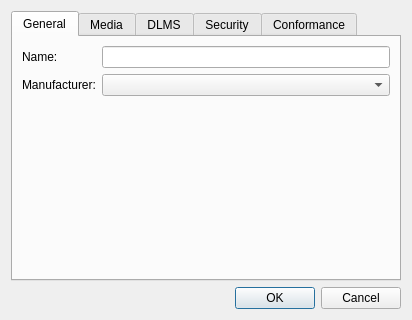
<?xml version="1.0" encoding="UTF-8"?>
<ui version="4.0">
 <class>DevicePropertiesDialog</class>
 <widget class="QDialog" name="DevicePropertiesDialog">
  <property name="windowTitle">
   <string>Device Properties</string>
  </property>
  <layout class="QVBoxLayout" name="verticalLayout">
   <item>
    <widget class="QTabWidget" name="tabWidget">
     <widget class="QWidget" name="tabGeneral">
      <attribute name="title">
       <string>General</string>
      </attribute>
      <layout class="QFormLayout" name="formLayoutGeneral">
       <item row="0" column="0">
        <widget class="QLabel" name="labelName">
         <property name="text">
          <string>Name:</string>
         </property>
        </widget>
       </item>
       <item row="0" column="1">
        <widget class="QLineEdit" name="nameEdit"/>
       </item>
       <item row="1" column="0">
        <widget class="QLabel" name="labelManufacturer">
         <property name="text">
          <string>Manufacturer:</string>
         </property>
        </widget>
       </item>
       <item row="1" column="1">
        <widget class="QComboBox" name="manufacturerCombo"/>
       </item>
      </layout>
     </widget>
     <widget class="QWidget" name="tabMedia">
      <attribute name="title">
       <string>Media</string>
      </attribute>
      <layout class="QFormLayout" name="formLayoutMedia">
       <item row="0" column="0">
        <widget class="QLabel" name="labelMediaType">
         <property name="text">
          <string>Media type:</string>
         </property>
        </widget>
       </item>
       <item row="0" column="1">
        <widget class="QComboBox" name="mediaTypeCombo">
         <item>
          <property name="text">
           <string>Serial</string>
          </property>
         </item>
         <item>
          <property name="text">
           <string>Network (TCP)</string>
          </property>
         </item>
        </widget>
       </item>
       <item row="1" column="0">
        <widget class="QLabel" name="labelSerialPort">
         <property name="text">
          <string>Serial port:</string>
         </property>
        </widget>
       </item>
       <item row="1" column="1">
        <layout class="QHBoxLayout" name="serialPortLayout">
         <item>
          <widget class="QComboBox" name="serialPortCombo">
           <property name="editable">
            <bool>true</bool>
           </property>
          </widget>
         </item>
         <item>
          <widget class="QPushButton" name="refreshPortsButton">
           <property name="text">
            <string>Refresh</string>
           </property>
          </widget>
         </item>
        </layout>
       </item>
       <item row="2" column="0">
        <widget class="QLabel" name="labelBaudRate">
         <property name="text">
          <string>Baud rate:</string>
         </property>
        </widget>
       </item>
       <item row="2" column="1">
        <widget class="QComboBox" name="baudRateCombo">
         <item><property name="text"><string>300</string></property></item>
         <item><property name="text"><string>600</string></property></item>
         <item><property name="text"><string>1200</string></property></item>
         <item><property name="text"><string>2400</string></property></item>
         <item><property name="text"><string>4800</string></property></item>
         <item><property name="text"><string>9600</string></property></item>
         <item><property name="text"><string>19200</string></property></item>
         <item><property name="text"><string>38400</string></property></item>
         <item><property name="text"><string>57600</string></property></item>
         <item><property name="text"><string>115200</string></property></item>
        </widget>
       </item>
       <item row="3" column="0">
        <widget class="QLabel" name="labelHost">
         <property name="text">
          <string>Host:</string>
         </property>
        </widget>
       </item>
       <item row="3" column="1">
        <widget class="QLineEdit" name="hostEdit"/>
       </item>
       <item row="4" column="0">
        <widget class="QLabel" name="labelPort">
         <property name="text">
          <string>Port:</string>
         </property>
        </widget>
       </item>
       <item row="4" column="1">
        <widget class="QSpinBox" name="portSpin">
         <property name="maximum">
          <number>65535</number>
         </property>
         <property name="value">
          <number>4059</number>
         </property>
        </widget>
       </item>
       <item row="5" column="0">
        <widget class="QLabel" name="labelWaitTime">
         <property name="text">
          <string>Wait time (ms):</string>
         </property>
        </widget>
       </item>
       <item row="5" column="1">
        <widget class="QSpinBox" name="waitTimeSpin">
         <property name="minimum">
          <number>100</number>
         </property>
         <property name="maximum">
          <number>60000</number>
         </property>
         <property name="value">
          <number>5000</number>
         </property>
        </widget>
       </item>
      </layout>
     </widget>
     <widget class="QWidget" name="tabDlms">
      <attribute name="title">
       <string>DLMS</string>
      </attribute>
      <layout class="QFormLayout" name="formLayoutDlms">
       <item row="0" column="0">
        <widget class="QLabel" name="labelReferencing">
         <property name="text">
          <string>Referencing:</string>
         </property>
        </widget>
       </item>
       <item row="0" column="1">
        <widget class="QComboBox" name="referencingCombo">
         <item>
          <property name="text">
           <string>Logical Name</string>
          </property>
         </item>
         <item>
          <property name="text">
           <string>Short Name</string>
          </property>
         </item>
        </widget>
       </item>
       <item row="1" column="0">
        <widget class="QLabel" name="labelInterface">
         <property name="text">
          <string>Interface:</string>
         </property>
        </widget>
       </item>
       <item row="1" column="1">
        <widget class="QComboBox" name="interfaceCombo">
         <item><property name="text"><string>HDLC</string></property></item>
         <item><property name="text"><string>Wrapper</string></property></item>
         <item><property name="text"><string>PLC</string></property></item>
         <item><property name="text"><string>PLC HDLC</string></property></item>
        </widget>
       </item>
       <item row="2" column="0">
        <widget class="QLabel" name="labelMacSource">
         <property name="text">
          <string>MAC source:</string>
         </property>
        </widget>
       </item>
       <item row="2" column="1">
        <widget class="QSpinBox" name="macSourceSpin">
         <property name="maximum">
          <number>65535</number>
         </property>
        </widget>
       </item>
       <item row="3" column="0">
        <widget class="QLabel" name="labelMacDestination">
         <property name="text">
          <string>MAC destination:</string>
         </property>
        </widget>
       </item>
       <item row="3" column="1">
        <widget class="QSpinBox" name="macDestinationSpin">
         <property name="maximum">
          <number>65535</number>
         </property>
        </widget>
       </item>
       <item row="4" column="0">
        <widget class="QLabel" name="labelClientAddress">
         <property name="text">
          <string>Client address:</string>
         </property>
        </widget>
       </item>
       <item row="4" column="1">
        <widget class="QSpinBox" name="clientAddressSpin">
         <property name="maximum">
          <number>16383</number>
         </property>
         <property name="value">
          <number>16</number>
         </property>
        </widget>
       </item>
       <item row="5" column="0">
        <widget class="QLabel" name="labelServerAddress">
         <property name="text">
          <string>Server address:</string>
         </property>
        </widget>
       </item>
       <item row="5" column="1">
        <layout class="QHBoxLayout" name="serverAddressLayout">
         <item>
          <widget class="QLabel" name="labelServerLogical">
           <property name="text">
            <string>Logical:</string>
           </property>
          </widget>
         </item>
         <item>
          <widget class="QSpinBox" name="serverLogicalAddressSpin">
           <property name="maximum">
            <number>16383</number>
           </property>
          </widget>
         </item>
         <item>
          <widget class="QLabel" name="labelServerPhysical">
           <property name="text">
            <string>Physical:</string>
           </property>
          </widget>
         </item>
         <item>
          <widget class="QSpinBox" name="serverPhysicalAddressSpin">
           <property name="maximum">
            <number>16383</number>
           </property>
           <property name="value">
            <number>1</number>
           </property>
          </widget>
         </item>
         <item>
          <spacer name="serverAddressSpacer">
           <property name="orientation">
            <enum>Qt::Horizontal</enum>
           </property>
           <property name="sizeHint" stdset="0">
            <size>
             <width>40</width>
             <height>20</height>
            </size>
           </property>
          </spacer>
         </item>
        </layout>
       </item>
       <item row="6" column="0">
        <widget class="QLabel" name="labelAuth">
         <property name="text">
          <string>Authentication:</string>
         </property>
        </widget>
       </item>
       <item row="6" column="1">
        <widget class="QComboBox" name="authCombo">
         <item><property name="text"><string>None</string></property></item>
         <item><property name="text"><string>Low</string></property></item>
         <item><property name="text"><string>High</string></property></item>
         <item><property name="text"><string>High MD5</string></property></item>
         <item><property name="text"><string>High SHA1</string></property></item>
         <item><property name="text"><string>High SHA256</string></property></item>
         <item><property name="text"><string>High ECDSA</string></property></item>
        </widget>
       </item>
       <item row="7" column="0">
        <widget class="QLabel" name="labelPassword">
         <property name="text">
          <string>Password:</string>
         </property>
        </widget>
       </item>
       <item row="7" column="1">
        <widget class="QLineEdit" name="passwordEdit">
         <property name="echoMode">
          <enum>QLineEdit::Password</enum>
         </property>
        </widget>
       </item>
      </layout>
     </widget>
     <widget class="QWidget" name="tabSecurity">
      <attribute name="title">
       <string>Security</string>
      </attribute>
      <layout class="QFormLayout" name="formLayoutSecurity">
       <item row="0" column="0">
        <widget class="QLabel" name="labelSecurity">
         <property name="text">
          <string>Security:</string>
         </property>
        </widget>
       </item>
       <item row="0" column="1">
        <widget class="QComboBox" name="securityCombo"/>
       </item>
       <item row="1" column="0">
        <widget class="QLabel" name="labelAuthenticationKey">
         <property name="text">
          <string>Authentication key (hex):</string>
         </property>
        </widget>
       </item>
       <item row="1" column="1">
        <widget class="QLineEdit" name="authenticationKeyEdit">
         <property name="placeholderText">
          <string>00112233445566778899AABBCCDDEEFF</string>
         </property>
        </widget>
       </item>
       <item row="2" column="0">
        <widget class="QLabel" name="labelBlockCipherKey">
         <property name="text">
          <string>Block cipher key (hex):</string>
         </property>
        </widget>
       </item>
       <item row="2" column="1">
        <widget class="QLineEdit" name="blockCipherKeyEdit">
         <property name="placeholderText">
          <string>FFEEDDCCBBAA99887766554433221100</string>
         </property>
        </widget>
       </item>
      </layout>
     </widget>
     <widget class="QWidget" name="tabConformance">
      <attribute name="title">
       <string>Conformance</string>
      </attribute>
      <layout class="QFormLayout" name="formLayoutConformance">
       <item row="0" column="0">
        <widget class="QLabel" name="labelProposedConformance">
         <property name="text">
          <string>Proposed:</string>
         </property>
        </widget>
       </item>
       <item row="0" column="1">
        <widget class="QLineEdit" name="proposedConformanceEdit">
         <property name="readOnly">
          <bool>true</bool>
         </property>
        </widget>
       </item>
       <item row="1" column="0">
        <widget class="QLabel" name="labelNegotiatedConformance">
         <property name="text">
          <string>Negotiated:</string>
         </property>
        </widget>
       </item>
       <item row="1" column="1">
        <widget class="QLineEdit" name="negotiatedConformanceEdit">
         <property name="readOnly">
          <bool>true</bool>
         </property>
        </widget>
       </item>
      </layout>
     </widget>
    </widget>
   </item>
   <item>
    <widget class="QDialogButtonBox" name="buttonBox">
     <property name="orientation">
      <enum>Qt::Horizontal</enum>
     </property>
     <property name="standardButtons">
      <set>QDialogButtonBox::Cancel|QDialogButtonBox::Ok</set>
     </property>
    </widget>
   </item>
  </layout>
 </widget>
 <resources/>
 <connections>
  <connection>
   <sender>buttonBox</sender>
   <signal>accepted()</signal>
   <receiver>DevicePropertiesDialog</receiver>
   <slot>accept()</slot>
  </connection>
  <connection>
   <sender>buttonBox</sender>
   <signal>rejected()</signal>
   <receiver>DevicePropertiesDialog</receiver>
   <slot>reject()</slot>
  </connection>
 </connections>
</ui>
